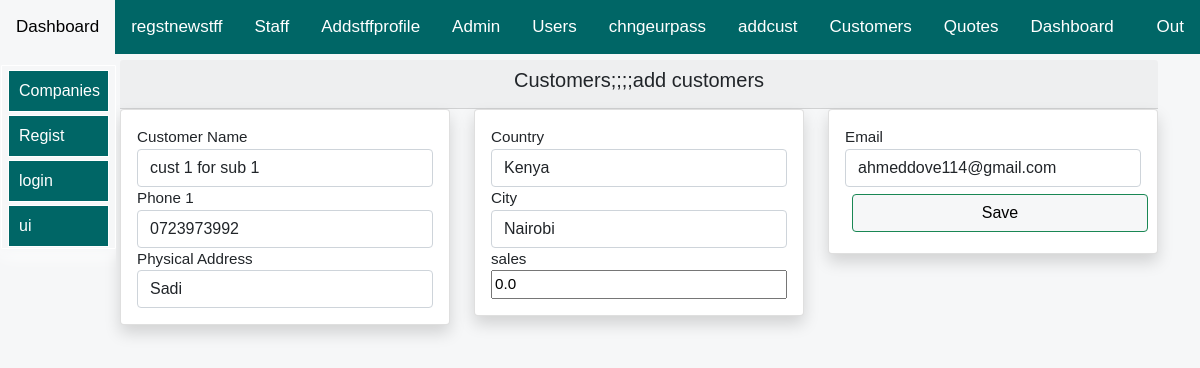
Page /allifmaal-erp/subscriptions/Edit/Update/This/Customer/Records/Permanently/cust-1-for-sub-1-7e041b9ebb13/ (signed in) on the committed database.
### allifapp/models.py (models this page shows, shortened)
class CustomersModel(models.Model):
    Country = [
    ('Somalia', 'Somalia'),
    ('Kenya', 'Kenya'),
     ('Other', 'Other'),
    ]
    name = models.CharField(null=True, blank=False, max_length=20)
    phone = models.CharField(null=True, blank=True, max_length=30)
    email= models.CharField(null=True, blank=True, max_length=100)
    country = models.CharField(choices=Country, blank=True, max_length=30)
    city= models.CharField(null=True, blank=True, max_length=30)
    address = models.CharField(null=True, blank=True, max_length=30)
    sales=models.DecimalField(max_digits=10,blank=False,null=True,decimal_places=1,default=0)
    balance=models.DecimalField(max_digits=10,blank=False,null=True,decimal_places=1,default=0)
    turnover=models.DecimalField(max_digits=10,blank=False,null=True,decimal_places=1,default=0)
    contact = models.CharField(null=True, blank=True, max_length=30)
    uniqueId = models.CharField(null=True, blank=True, max_length=100)
    slug = models.SlugField(max_length=500, unique=True, blank=True, null=True)
    owner= models.ForeignKey(User,related_name="cuscmprlne",on_delete=models.SET_NULL,null=True,blank=False)
    company= models.ForeignKey(CompanyDetailsModel,related_name="cuscmprln",on_delete=models.SET_NULL,null=True,blank=False)

### allifapp/views.py (the view, shortened to what this page needs)
# urls.py: path('Edit/Update/This/Customer/Records/Permanently/<str:slug>/', views.editCustomerDetails, name="editCustomerDetails"),
@login_required(login_url='login:loginpage')
def editCustomerDetails(request,slug):
    try:
        if request.user.is_authenticated:
            user_var=request.user
            sysowner=CompanyDetailsModel.objects.filter(owner=user_var).first()
            compemplye=EmployeesModel.objects.filter(username=user_var).first()
            queryobj=CustomersModel.objects.filter(slug=slug).first()
            title="Update Customer Details"
            form=AddCustomerForm(instance=queryobj)
            context={
                "form":form,
                "title":title,
                "queryobj":queryobj,
            }
            return render(request,'allifapp/customers/add-customer.html',context)
        else:
            return login_required(login_url='login:loginpage')
    except Exception as ex:
        error_context={'error_message': ex,}
        return render(request,'allifapp/error.html',error_context)

### allifapp/forms.py
class AddCustomerForm(forms.ModelForm):
    class Meta:
        model = CustomersModel
        fields = ['name','phone','email','country','phone','email','city', 'address','sales']
        widgets={
            'name':forms.TextInput(attrs={'class':'form-control','placeholder':''}),
            'phone':forms.TextInput(attrs={'class':'form-control','placeholder':''}),
            'email':forms.TextInput(attrs={'class':'form-control','placeholder':''}),
            'phone':forms.TextInput(attrs={'class':'form-control','placeholder':''}),
            'city':forms.TextInput(attrs={'class':'form-control','placeholder':''}),
            'country':forms.TextInput(attrs={'class':'form-control','placeholder':''}),
            'address':forms.TextInput(attrs={'class':'form-control','placeholder':''}),
        }

### allifmaalusersapp/models.py (called while the page is built)
    def __str__(self):
        return self.email

### allifapp/templates/allifapp/customers/add-customer.html (shortened to what this page needs)
{% extends 'allifapp/bases/subsbase.html'%}
{% load static %}
{% load crispy_forms_tags %}
   {% block body %}
<div class="container">
      <div class="col-md-12">
          <div class="card-header text-center" >
              <h5>Customers;;;;add customers</h5>
          </div>
          <div class="row">
              <div class="col-md-4">
                <form method='POST' action='' enctype="multipart/form-data">{% csrf_token %}
                  <div class="card my-card shadow text-left p-3">
                    <label>Customer Name </label> {{form.name}}
                    <label>Phone 1</label>{{form.phone}}
                <label>Physical Address</label> {{form.address}}
                  </div>
              </div>
              <div class="col-md-4">
                  <div class="card my-card shadow text-left p-3">
                    <label>Country</label> {{form.country}}
                    <label>City</label> {{form.city}}
                    <label>sales</label> {{form.sales}}
                  </div>
              </div>
              <div class="col-md-4">
                  <div class="card my-card shadow text-left p-3">
                    <label>Email</label> {{form.email}}
                    <input type="submit" value='Save' id="allif-link-buttons" class="btn btn-success mybuttonlinks" style="width:100%;">
                  </div>
              </div>
          </div>
      </div>
    </div>
   {% endblock %}

### allifapp/templates/allifapp/bases/subsbase.html (style rules this page uses)
body { font-size: 2rem; opacity: 1; position:sticky; overflow: auto; text-align: left; max-width: 100%; background-color: #F6F7F8; margin: auto; padding: auto; }
.container { background-color: #F6F7F8; }
.mybuttonlinks { margin-top: 7px; margin-left: 7px; margin-bottom: 5px; }
#allif-link-buttons { background-color: #F6F7F8; color: black; text-align: center; }
@media screen and (min-width:1000px) and (max-width:2000px) { .container { margin-top: 10px; display: block; font-size: 0.95rem; margin-left:auto ; margin-right: auto; margin: auto; padding-left: 90px; } }

### allifapp/templates/allifapp/bases/subtopnavbar.html (style rules this page uses)
body { margin: 0; font-family: Arial, Helvetica, sans-serif; }

### allifapp/templates/allifapp/bases/subsidenavbar.html (style rules this page uses)
:root { --sidebar_font_size:1.0rem; }

### rows in the picture
CustomersModel: name "cust 1 for sub 1", phone "0723973992", address "Sadi", country "Kenya", city "Nairobi", sales "0.0", email "ahmeddove114@gmail.com"
